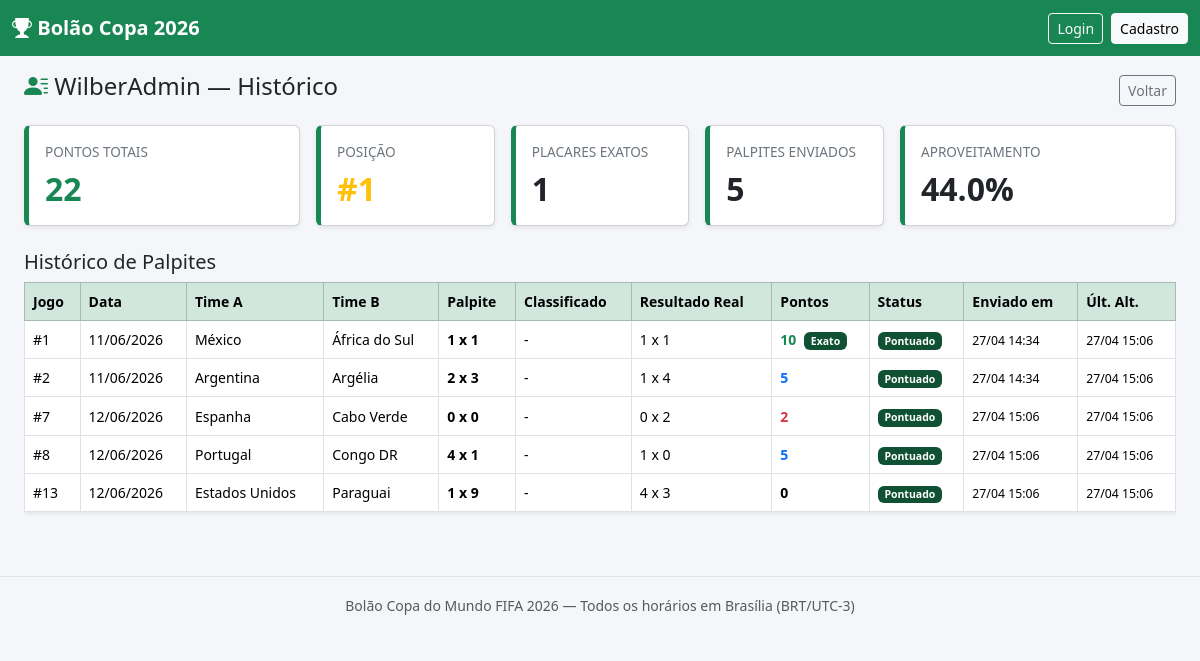
Page /competidores/2/historico on the committed database.
### models.py (models this page shows)
class Competidor(db.Model):
    __tablename__ = "competidores"
    id = db.Column(db.Integer, primary_key=True)
    nome = db.Column(db.String(100), nullable=False)
    apelido = db.Column(db.String(50), nullable=False, unique=True)
    email = db.Column(db.String(100))
    telefone = db.Column(db.String(30))
    user_id = db.Column(db.Integer, db.ForeignKey("users.id"))
    data_entrada = db.Column(db.Date, default=datetime.utcnow)
    ativo = db.Column(db.Boolean, default=True)
    observacoes = db.Column(db.Text)
    created_at = db.Column(db.DateTime, default=datetime.utcnow)
    updated_at = db.Column(db.DateTime, default=datetime.utcnow, onupdate=datetime.utcnow)
    user = db.relationship("User", backref=db.backref("competidor_profile", uselist=False))
    palpites = db.relationship("Palpite", backref="competidor", lazy=True)
    pontuacoes = db.relationship("Pontuacao", backref="competidor", lazy=True)

class Jogo(db.Model):
    __tablename__ = "jogos"
    id = db.Column(db.Integer, primary_key=True)
    numero_partida = db.Column(db.Integer)
    fase = db.Column(db.String(50), nullable=False)
    grupo = db.Column(db.String(10))
    rodada = db.Column(db.Integer)
    data_jogo = db.Column(db.Date, nullable=False)
    hora_et = db.Column(db.String(10))
    timezone_original = db.Column(db.String(50), default="America/New_York")
    hora_brasilia = db.Column(db.String(10))
    timezone_exibicao = db.Column(db.String(50), default="America/Sao_Paulo")
    time_a = db.Column(db.String(60))
    time_b = db.Column(db.String(60))
    sigla_time_a = db.Column(db.String(5))
    sigla_time_b = db.Column(db.String(5))
    estadio = db.Column(db.String(100))
    cidade = db.Column(db.String(60))
    pais = db.Column(db.String(60))
    mata_mata = db.Column(db.Boolean, default=False)
    prazo_palpite = db.Column(db.DateTime)
    status = db.Column(db.String(30), default="Agendado")
    created_at = db.Column(db.DateTime, default=datetime.utcnow)
    updated_at = db.Column(db.DateTime, default=datetime.utcnow, onupdate=datetime.utcnow)
    palpites = db.relationship("Palpite", backref="jogo", lazy=True)
    resultado = db.relationship("Resultado", backref="jogo", uselist=False, lazy=True)
    pontuacoes = db.relationship("Pontuacao", backref="jogo", lazy=True)

class Palpite(db.Model):
    __tablename__ = "palpites"
    id = db.Column(db.Integer, primary_key=True)
    competidor_id = db.Column(db.Integer, db.ForeignKey("competidores.id"), nullable=False)
    jogo_id = db.Column(db.Integer, db.ForeignKey("jogos.id"), nullable=False)
    palpite_gols_a = db.Column(db.Integer)
    palpite_gols_b = db.Column(db.Integer)
    palpite_classificado = db.Column(db.String(60))
    data_envio = db.Column(db.DateTime, default=datetime.utcnow)
    data_ultima_alteracao = db.Column(db.DateTime, default=datetime.utcnow, onupdate=datetime.utcnow)
    bloqueado = db.Column(db.Boolean, default=False)
    valido = db.Column(db.Boolean, default=True)
    created_at = db.Column(db.DateTime, default=datetime.utcnow)
    updated_at = db.Column(db.DateTime, default=datetime.utcnow, onupdate=datetime.utcnow)
    __table_args__ = (
        db.UniqueConstraint("competidor_id", "jogo_id", name="uq_competidor_jogo"),
    )
    historico = db.relationship("HistoricoPalpite", backref="palpite", lazy=True)

class Resultado(db.Model):
    __tablename__ = "resultados"
    id = db.Column(db.Integer, primary_key=True)
    jogo_id = db.Column(db.Integer, db.ForeignKey("jogos.id"), nullable=False, unique=True)
    gols_a = db.Column(db.Integer, nullable=False)
    gols_b = db.Column(db.Integer, nullable=False)
    classificado = db.Column(db.String(60))
    resultado_lancado = db.Column(db.Boolean, default=True)
    data_lancamento = db.Column(db.DateTime, default=datetime.utcnow)
    usuario_lancamento = db.Column(db.String(100))
    created_at = db.Column(db.DateTime, default=datetime.utcnow)
    updated_at = db.Column(db.DateTime, default=datetime.utcnow, onupdate=datetime.utcnow)

class Pontuacao(db.Model):
    __tablename__ = "pontuacoes"
    id = db.Column(db.Integer, primary_key=True)
    competidor_id = db.Column(db.Integer, db.ForeignKey("competidores.id"), nullable=False)
    jogo_id = db.Column(db.Integer, db.ForeignKey("jogos.id"), nullable=False)
    pontos = db.Column(db.Integer, default=0)
    placar_exato = db.Column(db.Boolean, default=False)
    vencedor_correto = db.Column(db.Boolean, default=False)
    saldo_correto = db.Column(db.Boolean, default=False)
    gols_time_a_correto = db.Column(db.Boolean, default=False)
    gols_time_b_correto = db.Column(db.Boolean, default=False)
    classificado_correto = db.Column(db.Boolean, default=False)
    created_at = db.Column(db.DateTime, default=datetime.utcnow)
    updated_at = db.Column(db.DateTime, default=datetime.utcnow, onupdate=datetime.utcnow)
    __table_args__ = (
        db.UniqueConstraint("competidor_id", "jogo_id", name="uq_pont_competidor_jogo"),
    )

### app.py (the view)
@app.route("/competidores/<int:cid>/historico")
def historico_competidor(cid):
    c = Competidor.query.get_or_404(cid)
    ranking = get_ranking(db, Competidor, Pontuacao, Palpite, Jogo)
    posicao = next((r["posicao"] for r in ranking if r["competidor"].id == cid), None)
    dados_ranking = next((r for r in ranking if r["competidor"].id == cid), None)
    palpites = (Palpite.query.filter_by(competidor_id=cid, valido=True)
                .join(Jogo).order_by(Jogo.data_jogo, Jogo.hora_et).all())
    historico = []
    for p in palpites:
        pont = Pontuacao.query.filter_by(competidor_id=cid, jogo_id=p.jogo_id).first()
        historico.append({
            "palpite": p,
            "jogo": p.jogo,
            "resultado": p.jogo.resultado,
            "pontuacao": pont,
            "alteracoes": HistoricoPalpite.query.filter_by(palpite_id=p.id).order_by(HistoricoPalpite.data_alteracao.desc()).all(),
        })
    return render_template("competidores/historico.html",
                           competidor=c,
                           posicao=posicao,
                           dados_ranking=dados_ranking,
                           historico=historico)

### app.py (called while the page is built)
@app.before_request
def load_logged_in_user():
    user_id = session.get("user_id")
    if user_id is None:
        g.user = None
    else:
        g.user = User.query.get(user_id)

@app.before_request
def init_db():
    pass

def agora_br():
    return datetime.now(BR_TZ)

@app.context_processor
def inject_globals():
    grupos = Grupo.query.order_by(Grupo.nome).all() if g.user else []
    grupos_dropdown = [g for g in grupos]
    return dict(
        user=g.user,
        grupos_dropdown=grupos_dropdown,
        agora_br=agora_br(),
    )

### templates/competidores/historico.html (shortened to what this page needs)
{% extends "base.html" %}
{% block content %}
<div class="d-flex justify-content-between align-items-center mb-3">
  <h4><i class="bi bi-person-lines-fill text-success"></i> {{ competidor.apelido }} &mdash; Histórico</h4>
  <a href="{{ url_for('listar_competidores') }}" class="btn btn-outline-secondary btn-sm">Voltar</a>
</div>
<div class="row g-3 mb-4">
  <div class="col-md-3">
    <div class="card card-stat shadow-sm h-100">
      <div class="card-body">
        <div class="card-title">Pontos Totais</div>
        <div class="display-6 text-success">{{ dados_ranking.pontos if dados_ranking else 0 }}</div>
      </div>
    </div>
  </div>
  <div class="col-md-2">
    <div class="card card-stat shadow-sm h-100">
      <div class="card-body">
        <div class="card-title">Posição</div>
        <div class="display-6 text-warning">#{{ posicao or '-' }}</div>
      </div>
    </div>
  </div>
  <div class="col-md-2">
    <div class="card card-stat shadow-sm h-100">
      <div class="card-body">
        <div class="card-title">Placares Exatos</div>
        <div class="display-6">{{ dados_ranking.placares_exatos if dados_ranking else 0 }}</div>
      </div>
    </div>
  </div>
  <div class="col-md-2">
    <div class="card card-stat shadow-sm h-100">
      <div class="card-body">
        <div class="card-title">Palpites Enviados</div>
        <div class="display-6">{{ dados_ranking.palpites_enviados if dados_ranking else 0 }}</div>
      </div>
    </div>
  </div>
  <div class="col-md-3">
    <div class="card card-stat shadow-sm h-100">
      <div class="card-body">
        <div class="card-title">Aproveitamento</div>
        <div class="display-6">{{ dados_ranking.aproveitamento if dados_ranking else 0 }}%</div>
      </div>
    </div>
  </div>
</div>
<h5 class="mb-2">Histórico de Palpites</h5>
<div class="table-responsive">
  <table class="table table-hover table-bordered bg-white shadow-sm table-jogos">
    <thead class="table-success">
      <tr>
        <th>Jogo</th>
        <th>Data</th>
        <th>Time A</th>
        <th>Time B</th>
        <th>Palpite</th>
        <th>Classificado</th>
        <th>Resultado Real</th>
        <th>Pontos</th>
        <th>Status</th>
        <th>Enviado em</th>
        <th>Últ. Alt.</th>
      </tr>
    </thead>
    <tbody>
      {% for item in historico %}
      {% set p = item.palpite %}
      {% set j = item.jogo %}
      {% set res = item.resultado %}
      {% set pont = item.pontuacao %}
      <tr>
        <td>#{{ j.numero_partida }}</td>
        <td>{{ j.data_jogo.strftime('%d/%m/%Y') }}</td>
        <td>{{ j.time_a }}</td>
        <td>{{ j.time_b }}</td>
        <td>
          {% if p.palpite_gols_a is not none %}
            <strong>{{ p.palpite_gols_a }} x {{ p.palpite_gols_b }}</strong>
          {% else %}<span class="text-muted">-</span>{% endif %}
        </td>
        <td>{{ p.palpite_classificado or '-' }}</td>
        <td>
          {% if res %}
            {{ res.gols_a }} x {{ res.gols_b }}
          {% else %}<span class="text-muted">Pendente</span>{% endif %}
        </td>
        <td>
          {% if pont %}
            <span class="fw-bold {% if pont.pontos >= 7 %}pts-alto{% elif pont.pontos >= 3 %}pts-medio{% elif pont.pontos > 0 %}pts-baixo{% endif %}">
              {{ pont.pontos }}
            </span>
            {% if pont.placar_exato %}<span class="badge badge-pontuado ms-1">Exato</span>{% endif %}
          {% else %}-{% endif %}
        </td>
        <td>
          {% if j.status == 'Pontuado' %}<span class="badge badge-pontuado">Pontuado</span>
          {% elif j.status == 'Resultado Lançado' %}<span class="badge badge-resultado">Resultado</span>
          {% elif not p.bloqueado %}<span class="badge badge-enviado">Enviado</span>
          {% else %}<span class="badge badge-bloqueado">Bloqueado</span>{% endif %}
        </td>
        <td><small>{{ p.data_envio.strftime('%d/%m %H:%M') if p.data_envio else '-' }}</small></td>
        <td><small>{{ p.data_ultima_alteracao.strftime('%d/%m %H:%M') if p.data_ultima_alteracao else '-' }}</small></td>
      </tr>
      {% else %}
      <tr><td colspan="11" class="text-center text-muted">Nenhum palpite registrado.</td></tr>
      {% endfor %}
    </tbody>
  </table>
</div>
{% endblock %}

### templates/base.html (shortened to what this page needs)
<!DOCTYPE html>
<html lang="pt-BR">
<head>
  <link rel="stylesheet" href="https://cdn.jsdelivr.net/npm/bootstrap@5.3.2/dist/css/bootstrap.min.css">
  <link rel="stylesheet" href="https://cdn.jsdelivr.net/npm/bootstrap-icons@1.11.3/font/bootstrap-icons.css">
  <link rel="stylesheet" href="{{ url_for('static', filename='css/style.css') }}">
</head>
<body>
<nav class="navbar navbar-expand-lg navbar-dark bg-success">
  <div class="container-fluid">
    <a class="navbar-brand fw-bold" href="{% if user %}{{ url_for('dashboard') }}{% else %}{{ url_for('login') }}{% endif %}">
      <i class="bi bi-trophy-fill"></i> Bolão Copa 2026
    </a>
    <div class="collapse navbar-collapse" id="navMenu">
      <div class="d-flex align-items-center gap-2">
        {% if user %}
          <div class="dropdown">
            <button class="btn btn-outline-light btn-sm dropdown-toggle" data-bs-toggle="dropdown">
              <i class="bi bi-person-circle"></i> {{ user.apelido or user.nome }}
            </button>
            <ul class="dropdown-menu dropdown-menu-end">
              <li><a class="dropdown-item" href="{{ url_for('palpites') }}">Meus palpites</a></li>
              {% if user.grupo %}
              <li><hr class="dropdown-divider"></li>
              <li><span class="dropdown-item text-muted"><small>Grupo: <strong>{{ user.grupo.nome }}</strong></small></span></li>
              {% endif %}
              <li><hr class="dropdown-divider"></li>
              <li><a class="dropdown-item" href="{{ url_for('logout') }}">Sair</a></li>
            </ul>
          </div>
        {% else %}
          <a href="{{ url_for('login') }}" class="btn btn-outline-light btn-sm">Login</a>
          <a href="{{ url_for('registro') }}" class="btn btn-light btn-sm">Cadastro</a>
        {% endif %}
      </div>
    </div>
  </div>
</nav>
<div class="container-fluid mt-3 px-4">
  {% block content %}{% endblock %}
</div>
<footer class="text-center text-muted py-3 mt-5 border-top">
  <small>Bolão Copa do Mundo FIFA 2026 &mdash; Todos os horários em Brasília (BRT/UTC-3)</small>
</footer>
</body>
</html>

### static/css/style.css (style rules this page uses)
:root { --bs-success: #1a7f3c; }
body { background: #f4f6f9; }
.card-stat { border-left: 5px solid #198754; }
.card-stat .card-title { font-size: .85rem; text-transform: uppercase; color: #6c757d; }
.card-stat .display-6 { font-size: 2rem; font-weight: 700; }
.badge-pontuado { background-color: #0f5132; }
.table-jogos td, .table-jogos th { vertical-align: middle; font-size: .875rem; }
.pts-alto { color: #198754; font-weight: 700; }
.pts-medio { color: #0d6efd; }
.pts-baixo { color: #dc3545; }

### rows in the picture
Competidor: apelido "WilberAdmin"
Jogo: numero_partida "1", data_jogo "11/06/2026", time_a "México", time_b "África do Sul"
Palpite: palpite_gols_a "1", palpite_gols_b "1", palpite_classificado "-", data_envio "27/04 14:34", data_ultima_alteracao "27/04 15:06"
Resultado: gols_a "1", gols_b "1"
Pontuacao: pontos "10"
Jogo: numero_partida "2", data_jogo "11/06/2026", time_a "Argentina", time_b "Argélia"
Palpite: palpite_gols_a "2", palpite_gols_b "3", palpite_classificado "-", data_envio "27/04 14:34", data_ultima_alteracao "27/04 15:06"
Resultado: gols_a "1", gols_b "4"
Pontuacao: pontos "5"
Jogo: numero_partida "7", data_jogo "12/06/2026", time_a "Espanha", time_b "Cabo Verde"
Palpite: palpite_gols_a "0", palpite_gols_b "0", palpite_classificado "-", data_envio "27/04 15:06", data_ultima_alteracao "27/04 15:06"
Resultado: gols_a "0", gols_b "2"
Pontuacao: pontos "2"
Jogo: numero_partida "8", data_jogo "12/06/2026", time_a "Portugal", time_b "Congo DR"
Palpite: palpite_gols_a "4", palpite_gols_b "1", palpite_classificado "-", data_envio "27/04 15:06", data_ultima_alteracao "27/04 15:06"
Resultado: gols_a "1", gols_b "0"
Pontuacao: pontos "5"
Jogo: numero_partida "13", data_jogo "12/06/2026", time_a "Estados Unidos", time_b "Paraguai"
Palpite: palpite_gols_a "1", palpite_gols_b "9", palpite_classificado "-", data_envio "27/04 15:06", data_ultima_alteracao "27/04 15:06"
Resultado: gols_a "4", gols_b "3"
Pontuacao: pontos "0"

### other values in the picture
{{ dados_ranking.pontos if dados_ranking else 0 }} "22"
{{ posicao or '-' }} "1"
{{ dados_ranking.placares_exatos if dados_ranking else 0 }} "1"
{{ dados_ranking.palpites_enviados if dados_ranking else 0 }} "5"
{{ dados_ranking.aproveitamento if dados_ranking else 0 }} "44.0"
